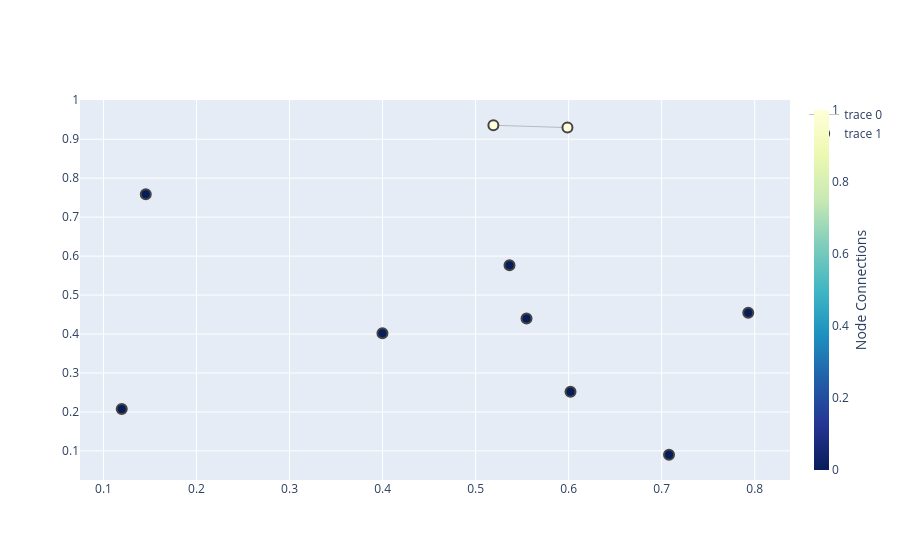

The cell this chart's notebook holds for it:
### Code cell
fig = go.Figure(data=[edge_trace, node_trace]
                )
fig.show()

### Figure 1 — Plotly figure (JSON) as saved in the notebook; plotly's stock layout.template omitted (floating-point values rounded to 4 significant figures)
{"data": [{"hoverinfo": "none", "line": {"color": "#888", "width": 0.5}, "mode": "lines", "type": "scatter", "x": [0.5191, 0.5987, null], "y": [0.9358, 0.9298, null]}, {"hoverinfo": "text", "marker": {"color": [0, 1, 1, 0, 0, 0, 0, 0, 0, 0], "colorbar": {"thickness": 15, "title": {"side": "right", "text": "Node Connections"}, "xanchor": "left"}, "colorscale": [[0, "rgb(255,255,217)"], [0.125, "rgb(237,248,177)"], [0.25, "rgb(199,233,180)"], [0.375, "rgb(127,205,187)"], [0.5, "rgb(65,182,196)"], [0.625, "rgb(29,145,192)"], [0.75, "rgb(34,94,168)"], [0.875, "rgb(37,52,148)"], [1, "rgb(8,29,88)"]], "line": {"width": 2}, "reversescale": true, "showscale": true, "size": 10}, "mode": "markers", "text": ["# of connections: 0", "# of connections: 1", "# of connections: 1", "# of connections: 0", "# of connections: 0", "# of connections: 0", "# of connections: 0", "# of connections: 0", "# of connections: 0", "# of connections: 0"], "type": "scatter", "x": [0.1196, 0.5191, 0.5987, 0.793, 0.5547, 0.7079, 0.5364, 0.1455, 0.602, 0.3999], "y": [0.2073, 0.9358, 0.9298, 0.4547, 0.4397, 0.0902, 0.5767, 0.7587, 0.2516, 0.4021]}], "layout": {}}
